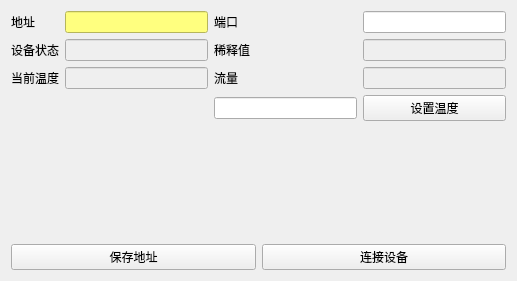
<?xml version="1.0" encoding="UTF-8"?>
<ui version="4.0">
 <class>MideSettingPage</class>
 <widget class="QWidget" name="MideSettingPage">
  <property name="geometry">
   <rect>
    <x>0</x>
    <y>0</y>
    <width>517</width>
    <height>281</height>
   </rect>
  </property>
  <property name="windowTitle">
   <string>Form</string>
  </property>
  <layout class="QVBoxLayout" name="verticalLayout">
   <item>
    <layout class="QGridLayout" name="gridLayout">
     <item row="1" column="3">
      <widget class="QLineEdit" name="xsValue">
       <property name="enabled">
        <bool>false</bool>
       </property>
      </widget>
     </item>
     <item row="2" column="1">
      <widget class="QLineEdit" name="curTemp">
       <property name="enabled">
        <bool>false</bool>
       </property>
      </widget>
     </item>
     <item row="0" column="2">
      <widget class="QLabel" name="label_2">
       <property name="text">
        <string>端口</string>
       </property>
      </widget>
     </item>
     <item row="0" column="0">
      <widget class="QLabel" name="label">
       <property name="text">
        <string>地址</string>
       </property>
      </widget>
     </item>
     <item row="1" column="0">
      <widget class="QLabel" name="label_3">
       <property name="text">
        <string>设备状态</string>
       </property>
      </widget>
     </item>
     <item row="0" column="3">
      <widget class="QLineEdit" name="port"/>
     </item>
     <item row="2" column="2">
      <widget class="QLabel" name="label_6">
       <property name="text">
        <string>流量</string>
       </property>
      </widget>
     </item>
     <item row="2" column="3">
      <widget class="QLineEdit" name="lllValue">
       <property name="enabled">
        <bool>false</bool>
       </property>
      </widget>
     </item>
     <item row="2" column="0">
      <widget class="QLabel" name="label_5">
       <property name="text">
        <string>当前温度</string>
       </property>
      </widget>
     </item>
     <item row="1" column="2">
      <widget class="QLabel" name="label_4">
       <property name="text">
        <string>稀释值</string>
       </property>
      </widget>
     </item>
     <item row="0" column="1">
      <widget class="QLineEdit" name="ip">
       <property name="enabled">
        <bool>true</bool>
       </property>
       <property name="styleSheet">
        <string notr="true">background-color: rgb(255, 255, 127);</string>
       </property>
      </widget>
     </item>
     <item row="1" column="1">
      <widget class="QLineEdit" name="devStatus">
       <property name="enabled">
        <bool>false</bool>
       </property>
      </widget>
     </item>
     <item row="3" column="2">
      <widget class="QLineEdit" name="tempValue"/>
     </item>
     <item row="3" column="3">
      <widget class="QPushButton" name="setTempBtn">
       <property name="text">
        <string>设置温度</string>
       </property>
      </widget>
     </item>
    </layout>
   </item>
   <item>
    <spacer name="verticalSpacer">
     <property name="orientation">
      <enum>Qt::Vertical</enum>
     </property>
     <property name="sizeHint" stdset="0">
      <size>
       <width>20</width>
       <height>40</height>
      </size>
     </property>
    </spacer>
   </item>
   <item>
    <layout class="QHBoxLayout" name="horizontalLayout">
     <item>
      <widget class="QPushButton" name="saveBtn">
       <property name="text">
        <string>保存地址</string>
       </property>
      </widget>
     </item>
     <item>
      <widget class="QPushButton" name="connBtn">
       <property name="text">
        <string>连接设备</string>
       </property>
      </widget>
     </item>
    </layout>
   </item>
  </layout>
 </widget>
 <resources/>
 <connections/>
</ui>
